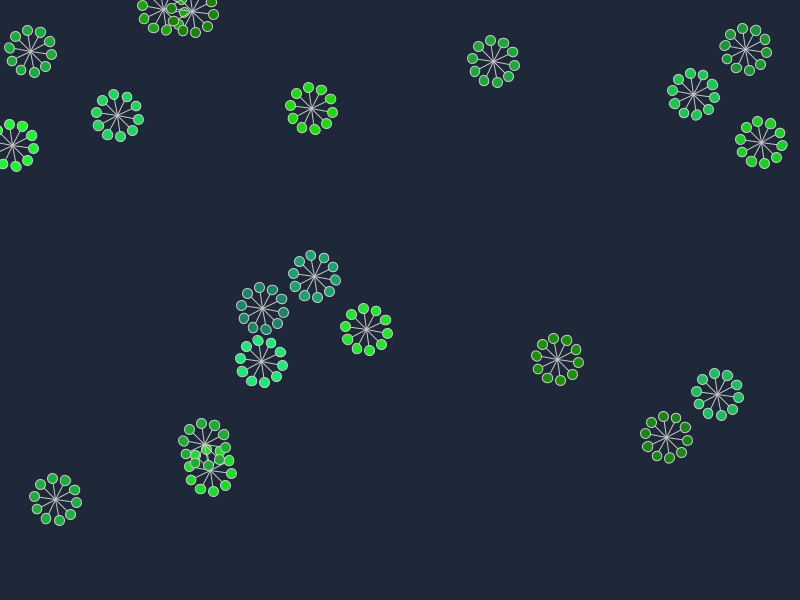
Frame 1 (no input)
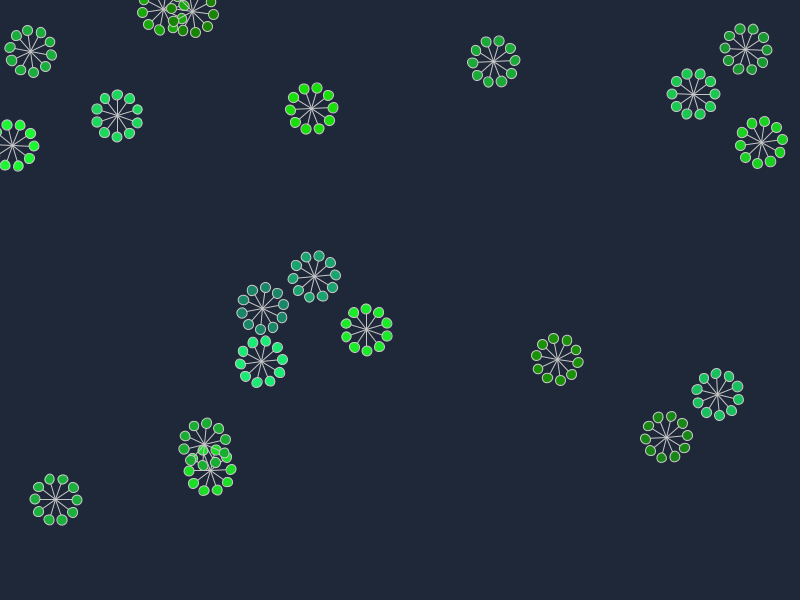
Frame 60 (the mouse pressed at the canvas centre just before this capture)
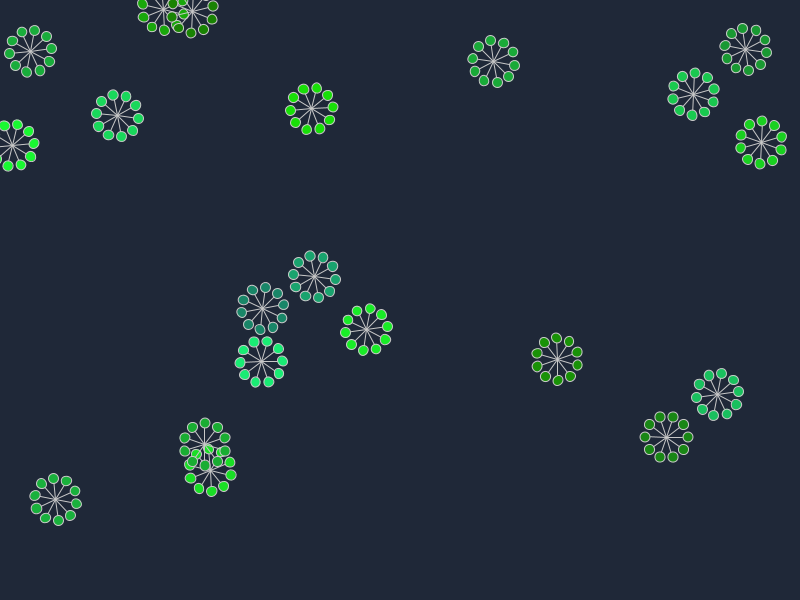
Frame 120 (the mouse held since frame 60 and released just before this capture)

The Processing sketch that drew these frames (run headless with seeded random() and noise(); from frame 60 on, the mouse is pressed at the canvas centre):

// Processing sketch: MovingFLower
// ── MovingFLower.pde
Flower [] flowers;
int nFlowers=20;

void setup(){
  //frameRate(100);
  surface.setSize(800,600);
  background(31, 40, 56);
  //generate flowers
  flowers = new Flower[nFlowers];
  for (int i = 0; i < nFlowers; i++){
    color c=color(25,random(125,255),random(125));
    flowers[i] = new Flower(random(width),random(height),10,c);
  }
}

void draw(){ 
  //noFill();
  background(31, 40, 56);
  // display flowers
  for (int i = 0; i < nFlowers; i++) { 
    flowers[i].display();
    flowers[i].move();
  }
}

// ── Flower.pde

class Flower{
  
    //parameters
    color flowerColor;
    float centerX, centerY, circleR;
    int nBrunches = 10;
    float brunchLength = 15;
    float flowerRotation=0;
    float rotation=0;
    
    //initialize 
  Flower(float x, float y, float w, color c){
    centerX = x;
    centerY = y;
    flowerColor = c;
    circleR = w;
    flowerRotation = 2*PI/nBrunches;
  }
  
  //functions
  void display(){
    pushMatrix();
    translate(centerX, centerY); 
    rotate(rotation);
    for (int i = 0; i < nBrunches; i++){
      rotate(flowerRotation);
      stroke(200);
      strokeWeight(1);
      line(0,0,brunchLength,brunchLength);
      fill(flowerColor);
      ellipse(brunchLength,brunchLength,circleR,circleR);
      
    }
    popMatrix();


  }
  
  void move(){
    rotation+=random(0.1);
  }
  
}
